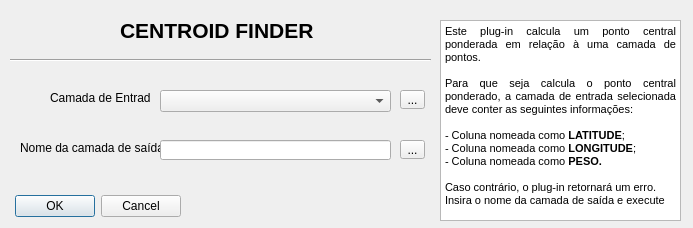
<?xml version="1.0" encoding="UTF-8"?>
<ui version="4.0">
 <class>centroidfinderDialogBase</class>
 <widget class="QDialog" name="centroidfinderDialogBase">
  <property name="geometry">
   <rect>
    <x>0</x>
    <y>0</y>
    <width>693</width>
    <height>228</height>
   </rect>
  </property>
  <property name="windowTitle">
   <string>Centroid Finder</string>
  </property>
  <widget class="QDialogButtonBox" name="button_box">
   <property name="geometry">
    <rect>
     <x>-130</x>
     <y>190</y>
     <width>311</width>
     <height>32</height>
    </rect>
   </property>
   <property name="orientation">
    <enum>Qt::Horizontal</enum>
   </property>
   <property name="standardButtons">
    <set>QDialogButtonBox::Cancel|QDialogButtonBox::Ok</set>
   </property>
  </widget>
  <widget class="QLabel" name="label">
   <property name="geometry">
    <rect>
     <x>50</x>
     <y>90</y>
     <width>101</width>
     <height>16</height>
    </rect>
   </property>
   <property name="text">
    <string>Camada de Entrada</string>
   </property>
  </widget>
  <widget class="QLabel" name="label_3">
   <property name="geometry">
    <rect>
     <x>20</x>
     <y>140</y>
     <width>141</width>
     <height>16</height>
    </rect>
   </property>
   <property name="text">
    <string>Nome da camada de saída</string>
   </property>
  </widget>
  <widget class="QComboBox" name="comboBox_inputLayer">
   <property name="geometry">
    <rect>
     <x>160</x>
     <y>90</y>
     <width>231</width>
     <height>22</height>
    </rect>
   </property>
  </widget>
  <widget class="QLineEdit" name="lineEdit_outputLayer">
   <property name="geometry">
    <rect>
     <x>160</x>
     <y>140</y>
     <width>231</width>
     <height>20</height>
    </rect>
   </property>
  </widget>
  <widget class="QToolButton" name="toolButton">
   <property name="geometry">
    <rect>
     <x>400</x>
     <y>90</y>
     <width>25</width>
     <height>19</height>
    </rect>
   </property>
   <property name="text">
    <string>...</string>
   </property>
  </widget>
  <widget class="QToolButton" name="toolButton_2">
   <property name="geometry">
    <rect>
     <x>400</x>
     <y>140</y>
     <width>25</width>
     <height>19</height>
    </rect>
   </property>
   <property name="text">
    <string>...</string>
   </property>
  </widget>
  <widget class="QTextBrowser" name="textBrowser">
   <property name="geometry">
    <rect>
     <x>440</x>
     <y>20</y>
     <width>241</width>
     <height>201</height>
    </rect>
   </property>
   <property name="html">
    <string>&lt;!DOCTYPE HTML PUBLIC &quot;-//W3C//DTD HTML 4.0//EN&quot; &quot;http://www.w3.org/TR/REC-html40/strict.dtd&quot;&gt;
&lt;html&gt;&lt;head&gt;&lt;meta name=&quot;qrichtext&quot; content=&quot;1&quot; /&gt;&lt;style type=&quot;text/css&quot;&gt;
p, li { white-space: pre-wrap; }
&lt;/style&gt;&lt;/head&gt;&lt;body style=&quot; font-family:'MS Shell Dlg 2'; font-size:8.25pt; font-weight:400; font-style:normal;&quot;&gt;
&lt;p align=&quot;justify&quot; style=&quot; margin-top:0px; margin-bottom:0px; margin-left:0px; margin-right:0px; -qt-block-indent:0; text-indent:0px;&quot;&gt;Este plug-in calcula um ponto central ponderada em relação à uma camada de pontos.&lt;/p&gt;
&lt;p align=&quot;justify&quot; style=&quot;-qt-paragraph-type:empty; margin-top:0px; margin-bottom:0px; margin-left:0px; margin-right:0px; -qt-block-indent:0; text-indent:0px;&quot;&gt;&lt;br /&gt;&lt;/p&gt;
&lt;p align=&quot;justify&quot; style=&quot; margin-top:0px; margin-bottom:0px; margin-left:0px; margin-right:0px; -qt-block-indent:0; text-indent:0px;&quot;&gt;Para que seja calcula o ponto central ponderado, a camada de entrada selecionada deve conter as seguintes informações:&lt;/p&gt;
&lt;p align=&quot;justify&quot; style=&quot;-qt-paragraph-type:empty; margin-top:0px; margin-bottom:0px; margin-left:0px; margin-right:0px; -qt-block-indent:0; text-indent:0px;&quot;&gt;&lt;br /&gt;&lt;/p&gt;
&lt;p align=&quot;justify&quot; style=&quot; margin-top:0px; margin-bottom:0px; margin-left:0px; margin-right:0px; -qt-block-indent:0; text-indent:0px;&quot;&gt;- Coluna nomeada como&lt;span style=&quot; font-weight:600;&quot;&gt; LATITUDE&lt;/span&gt;;&lt;/p&gt;
&lt;p align=&quot;justify&quot; style=&quot; margin-top:0px; margin-bottom:0px; margin-left:0px; margin-right:0px; -qt-block-indent:0; text-indent:0px;&quot;&gt;- Coluna nomeada como &lt;span style=&quot; font-weight:600;&quot;&gt;LONGITUDE&lt;/span&gt;;&lt;/p&gt;
&lt;p align=&quot;justify&quot; style=&quot; margin-top:0px; margin-bottom:0px; margin-left:0px; margin-right:0px; -qt-block-indent:0; text-indent:0px;&quot;&gt;- Coluna nomeada como&lt;span style=&quot; font-weight:600;&quot;&gt; PESO.&lt;/span&gt;&lt;/p&gt;
&lt;p align=&quot;justify&quot; style=&quot;-qt-paragraph-type:empty; margin-top:0px; margin-bottom:0px; margin-left:0px; margin-right:0px; -qt-block-indent:0; text-indent:0px;&quot;&gt;&lt;br /&gt;&lt;/p&gt;
&lt;p align=&quot;justify&quot; style=&quot; margin-top:0px; margin-bottom:0px; margin-left:0px; margin-right:0px; -qt-block-indent:0; text-indent:0px;&quot;&gt;Caso contrário, o plug-in retornará um erro.&lt;/p&gt;
&lt;p align=&quot;justify&quot; style=&quot; margin-top:0px; margin-bottom:0px; margin-left:0px; margin-right:0px; -qt-block-indent:0; text-indent:0px;&quot;&gt;Insira o nome da camada de saída e execute&lt;/p&gt;&lt;/body&gt;&lt;/html&gt;</string>
   </property>
  </widget>
  <widget class="QLabel" name="label_2">
   <property name="geometry">
    <rect>
     <x>120</x>
     <y>20</y>
     <width>211</width>
     <height>21</height>
    </rect>
   </property>
   <property name="font">
    <font>
     <pointsize>16</pointsize>
     <weight>75</weight>
     <bold>true</bold>
    </font>
   </property>
   <property name="text">
    <string>CENTROID FINDER</string>
   </property>
  </widget>
  <widget class="Line" name="line">
   <property name="geometry">
    <rect>
     <x>10</x>
     <y>50</y>
     <width>421</width>
     <height>20</height>
    </rect>
   </property>
   <property name="orientation">
    <enum>Qt::Horizontal</enum>
   </property>
  </widget>
 </widget>
 <resources/>
 <connections>
  <connection>
   <sender>button_box</sender>
   <signal>accepted()</signal>
   <receiver>centroidfinderDialogBase</receiver>
   <slot>accept()</slot>
   <hints>
    <hint type="sourcelabel">
     <x>20</x>
     <y>20</y>
    </hint>
    <hint type="destinationlabel">
     <x>20</x>
     <y>20</y>
    </hint>
   </hints>
  </connection>
  <connection>
   <sender>button_box</sender>
   <signal>rejected()</signal>
   <receiver>centroidfinderDialogBase</receiver>
   <slot>reject()</slot>
   <hints>
    <hint type="sourcelabel">
     <x>20</x>
     <y>20</y>
    </hint>
    <hint type="destinationlabel">
     <x>20</x>
     <y>20</y>
    </hint>
   </hints>
  </connection>
 </connections>
</ui>
